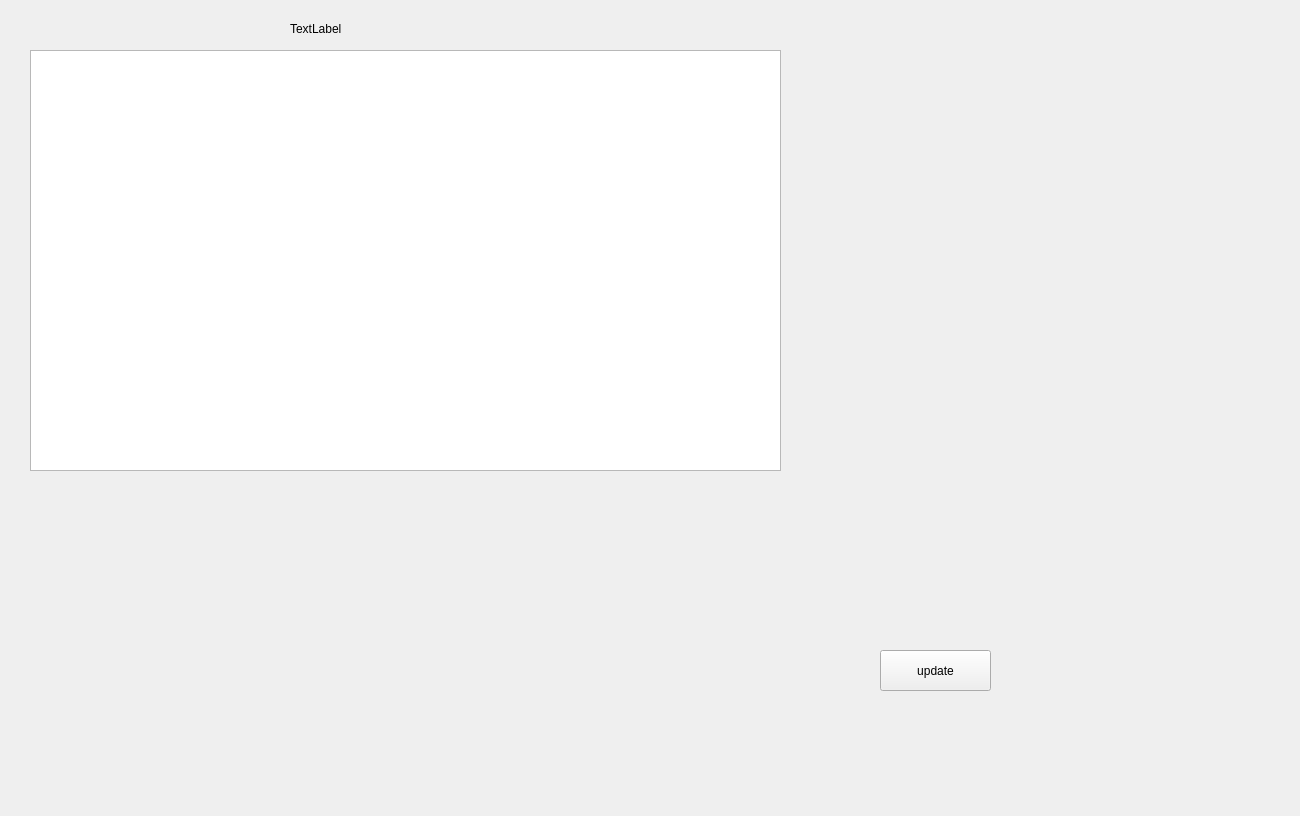
<?xml version="1.0" encoding="UTF-8"?>
<ui version="4.0">
 <class>FormTable</class>
 <widget class="QWidget" name="FormTable">
  <property name="geometry">
   <rect>
    <x>0</x>
    <y>0</y>
    <width>1300</width>
    <height>816</height>
   </rect>
  </property>
  <property name="windowTitle">
   <string>Form</string>
  </property>
  <widget class="QTableView" name="tableView">
   <property name="geometry">
    <rect>
     <x>30</x>
     <y>50</y>
     <width>751</width>
     <height>421</height>
    </rect>
   </property>
  </widget>
  <widget class="QWidget" name="verticalLayoutWidget">
   <property name="geometry">
    <rect>
     <x>830</x>
     <y>40</y>
     <width>191</width>
     <height>581</height>
    </rect>
   </property>
   <layout class="QVBoxLayout" name="verticalLayout"/>
  </widget>
  <widget class="QWidget" name="verticalLayoutWidget_2">
   <property name="geometry">
    <rect>
     <x>1070</x>
     <y>0</y>
     <width>201</width>
     <height>651</height>
    </rect>
   </property>
   <layout class="QVBoxLayout" name="verticalLayout_2"/>
  </widget>
  <widget class="QWidget" name="verticalLayoutWidget_3">
   <property name="geometry">
    <rect>
     <x>300</x>
     <y>500</y>
     <width>241</width>
     <height>91</height>
    </rect>
   </property>
   <layout class="QVBoxLayout" name="verticalLayout_3"/>
  </widget>
  <widget class="QLabel" name="labelTable">
   <property name="geometry">
    <rect>
     <x>290</x>
     <y>20</y>
     <width>151</width>
     <height>17</height>
    </rect>
   </property>
   <property name="text">
    <string>TextLabel</string>
   </property>
  </widget>
  <widget class="QPushButton" name="pushUpdate">
   <property name="geometry">
    <rect>
     <x>880</x>
     <y>650</y>
     <width>111</width>
     <height>41</height>
    </rect>
   </property>
   <property name="text">
    <string>update</string>
   </property>
  </widget>
 </widget>
 <resources/>
 <connections/>
</ui>
